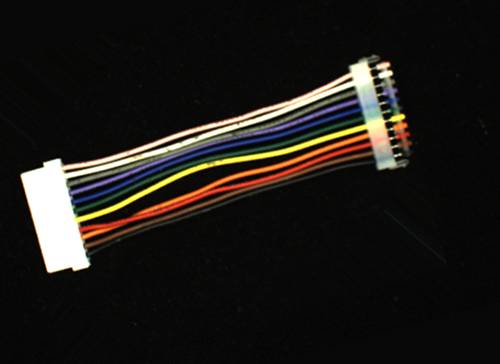
#> input picture OpenCV/Ch10/image/3.tif, 500 x 364 px, given as the content of the folder dataset/train, which was not available
$ python train-c01.py
#> lines starting #> are read from the running program, lines starting #| are printed output that depends on the picture; pictures that were not available may be replaced by others from this repository, and a replacement may not be noted
### Edge_AI/0821/generic/ann/utils.py
# utils.py
import os
import numpy as np
from PIL import Image

def preprocess_image(img_path):
    img = Image.open(img_path).convert("L").resize((28, 28))
    return np.array(img).flatten().astype(np.float32) / 255.0

def one_hot_encode(label_index, num_classes):
    one_hot = np.zeros(num_classes)
    one_hot[label_index] = 1.0
    return one_hot

def load_dataset(base_path):
#> called with base_path = 'dataset/train'
    X, y = [], []
    label_map = {}
    for idx, label_name in enumerate(sorted(os.listdir(base_path))):
        label_map[label_name] = idx
        folder = os.path.join(base_path, label_name)
        for file in os.listdir(folder):
            img_path = os.path.join(folder, file)
            x = preprocess_image(img_path)
#> in preprocess_image, `img = Image.open(img_path).convert("L").resize((28, 28))`:
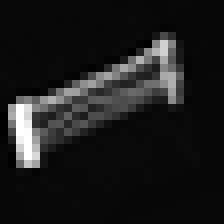
#> img: PIL image 28x28 L (shown 8 times larger); min 0, max 255, mean 27.7
#> x = 784 values, max 1 at index 394, min 0 at index 184, mean 0.108
            X.append(x)
            y.append(one_hot_encode(idx, len(os.listdir(base_path))))
    return np.array(X), np.array(y), label_map

### Edge_AI/0821/generic/ann/ann.py
import numpy as np

def relu(x):
    return np.maximum(0, x)

def relu_deriv(x):
    return (x > 0).astype(float)

def softmax(x):
    e = np.exp(x - np.max(x, axis=1, keepdims=True))
    return e / np.sum(e, axis=1, keepdims=True)

def initialize_weights(input_size, hidden1, hidden2, output_size):
    params = {
        "W1": np.random.randn(input_size, hidden1) * 0.1,
        "b1": np.zeros((1, hidden1)),
        "W2": np.random.randn(hidden1, hidden2) * 0.1,
        "b2": np.zeros((1, hidden2)),
        "W3": np.random.randn(hidden2, output_size) * 0.1,
        "b3": np.zeros((1, output_size)),
    }
    return params

def forward_pass(x, params):
    z1 = x @ params["W1"] + params["b1"]
    a1 = relu(z1)
    z2 = a1 @ params["W2"] + params["b2"]
    a2 = relu(z2)
    z3 = a2 @ params["W3"] + params["b3"]
    out = softmax(z3)
    cache = {"x": x, "z1": z1, "a1": a1, "z2": z2, "a2": a2, "z3": z3, "out": out}
    return out, cache

def backward_pass(params, cache, y_true, lr, sample_weights=None):
    m = y_true.shape[0]
    dz3 = cache["out"] - y_true

    if sample_weights is not None:
        sample_weights = sample_weights.reshape(-1, 1)
        dz3 *= sample_weights

    dW3 = cache["a2"].T @ dz3 / m
    db3 = np.sum(dz3, axis=0, keepdims=True) / m

    da2 = dz3 @ params["W3"].T
    dz2 = da2 * relu_deriv(cache["z2"])
    dW2 = cache["a1"].T @ dz2 / m
    db2 = np.sum(dz2, axis=0, keepdims=True) / m

    da1 = dz2 @ params["W2"].T
    dz1 = da1 * relu_deriv(cache["z1"])
    dW1 = cache["x"].T @ dz1 / m
    db1 = np.sum(dz1, axis=0, keepdims=True) / m

    params["W3"] -= lr * dW3
    params["b3"] -= lr * db3
    params["W2"] -= lr * dW2
    params["b2"] -= lr * db2
    params["W1"] -= lr * dW1
    params["b1"] -= lr * db1

### Edge_AI/0821/generic/ann/train-c01.py
import argparse
import os
import pickle
import matplotlib.pyplot as plt
from ann import initialize_weights, forward_pass, backward_pass
from utils import load_dataset
import numpy as np
import sys

def train(X_train, y_train, params, lr, epochs):
    losses, accuracies = [], []
    for epoch in range(epochs):
        out, cache = forward_pass(X_train, params)
        loss = -np.sum(y_train * np.log(out + 1e-9)) / y_train.shape[0]
        preds = np.argmax(out, axis=1)
        labels = np.argmax(y_train, axis=1)
        #np.set_printoptions(threshold=sys.maxsize)
        #print(preds)
        #print(labels)
        acc = np.mean(preds == labels)

        losses.append(loss)
        accuracies.append(acc)

        backward_pass(params, cache, y_train, lr)

        print(f"Epoch {epoch+1}/{epochs} - Loss: {loss:.4f} - Accuracy: {acc:.4f}")

    plt.figure(figsize=(12, 5))
    plt.subplot(1, 2, 1)
    plt.plot(range(1, epochs + 1), losses, label='Loss', color='orange')
    plt.xlabel('Epoch')
    plt.ylabel('Loss')
    plt.legend()
    plt.grid(True)
    plt.title('Training Loss')

    plt.subplot(1, 2, 2)
    plt.plot(range(1, epochs + 1), accuracies, label='Accuracy', color='orange')
    plt.xlabel('Epoch')
    plt.ylabel('Accuracy')
    plt.legend()
    plt.grid(True)
    plt.title('Training Accuracy')

    plt.tight_layout()
    plt.savefig('training_metrics.png')
    plt.show()
    plt.close()

    return params

if __name__ == '__main__':
    np.random.seed(42)

    parser = argparse.ArgumentParser()
    parser.add_argument('--epoch', type=int, default=50)
    parser.add_argument('--lr', type=float, default=0.01)
    args = parser.parse_args()

    X_train, y_train, label_map = load_dataset("dataset/train")
#> y_train = [1]; label_map = {'3.tif': 0}
    input_size = X_train.shape[1]
#> input_size = 784
    output_size = y_train.shape[1]
#> output_size = 1
    params = initialize_weights(input_size, 128, 64, output_size)

    params = train(X_train, y_train, params, args.lr, args.epoch)
#> the loop in train, `for epoch in range(epochs):` made 50 passes
#| Epoch 1/50 - Loss: -0.0000 - Accuracy: 1.0000
#| Epoch 2/50 - Loss: -0.0000 - Accuracy: 1.0000
#| Epoch 3/50 - Loss: -0.0000 - Accuracy: 1.0000
#| Epoch 4/50 - Loss: -0.0000 - Accuracy: 1.0000
#| Epoch 5/50 - Loss: -0.0000 - Accuracy: 1.0000
#| Epoch 6/50 - Loss: -0.0000 - Accuracy: 1.0000
#| Epoch 7/50 - Loss: -0.0000 - Accuracy: 1.0000
#| Epoch 8/50 - Loss: -0.0000 - Accuracy: 1.0000
#> (further printed lines are left out)
#> after the loop in train, `for epoch in range(epochs):`: accuracies = 50 values from 1 to 1; losses = 50 values from -1e-09 to -1e-09
#> in train, `plt.savefig('training_metrics.png')`:
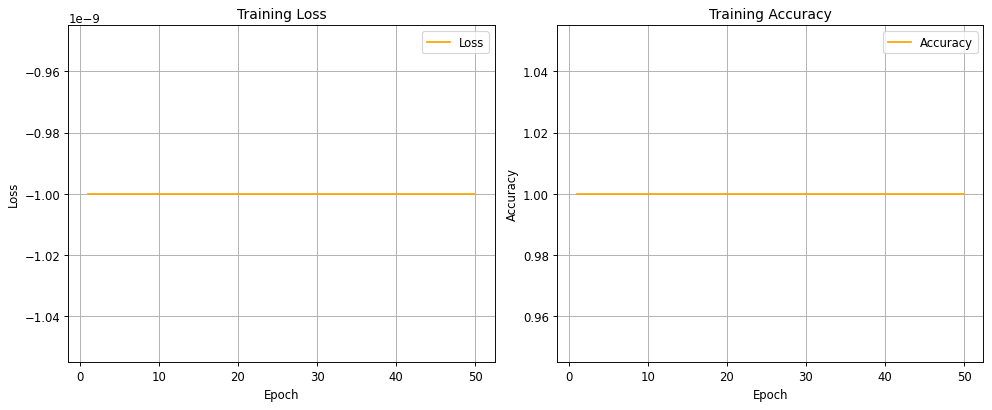
#> figure drawn by matplotlib, 2 panels
#> params = 6 items

    with open("model.pkl", "wb") as f:
        pickle.dump((params, label_map), f)

$ run again, on OpenCV/Ch10/image/5.tif
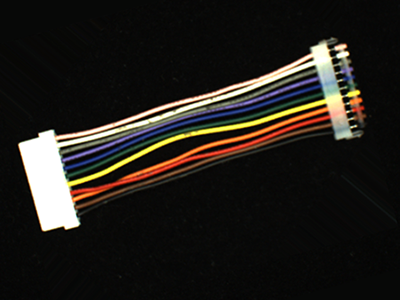
#> input picture OpenCV/Ch10/image/5.tif, 400 x 300 px, given as the content of the folder dataset/train, which was not available
#> in preprocess_image, `img = Image.open(img_path).convert("L").resize((28, 28))`:
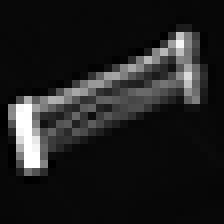
#> img: PIL image 28x28 L (shown 8 times larger); min 0, max 255, mean 31.6
#> x = 784 values, max 1 at index 367, min 0 at index 132, mean 0.124
#> y_train = [1]; label_map = {'5.tif': 0}
#> the loop in train, `for epoch in range(epochs):` made 50 passes
#| Epoch 1/50 - Loss: -0.0000 - Accuracy: 1.0000
#| Epoch 2/50 - Loss: -0.0000 - Accuracy: 1.0000
#| Epoch 3/50 - Loss: -0.0000 - Accuracy: 1.0000
#| Epoch 4/50 - Loss: -0.0000 - Accuracy: 1.0000
#| Epoch 5/50 - Loss: -0.0000 - Accuracy: 1.0000
#> (further printed lines are left out)
#> after the loop in train, `for epoch in range(epochs):`: accuracies = 50 values from 1 to 1; losses = 50 values from -1e-09 to -1e-09
#> params = 6 items
